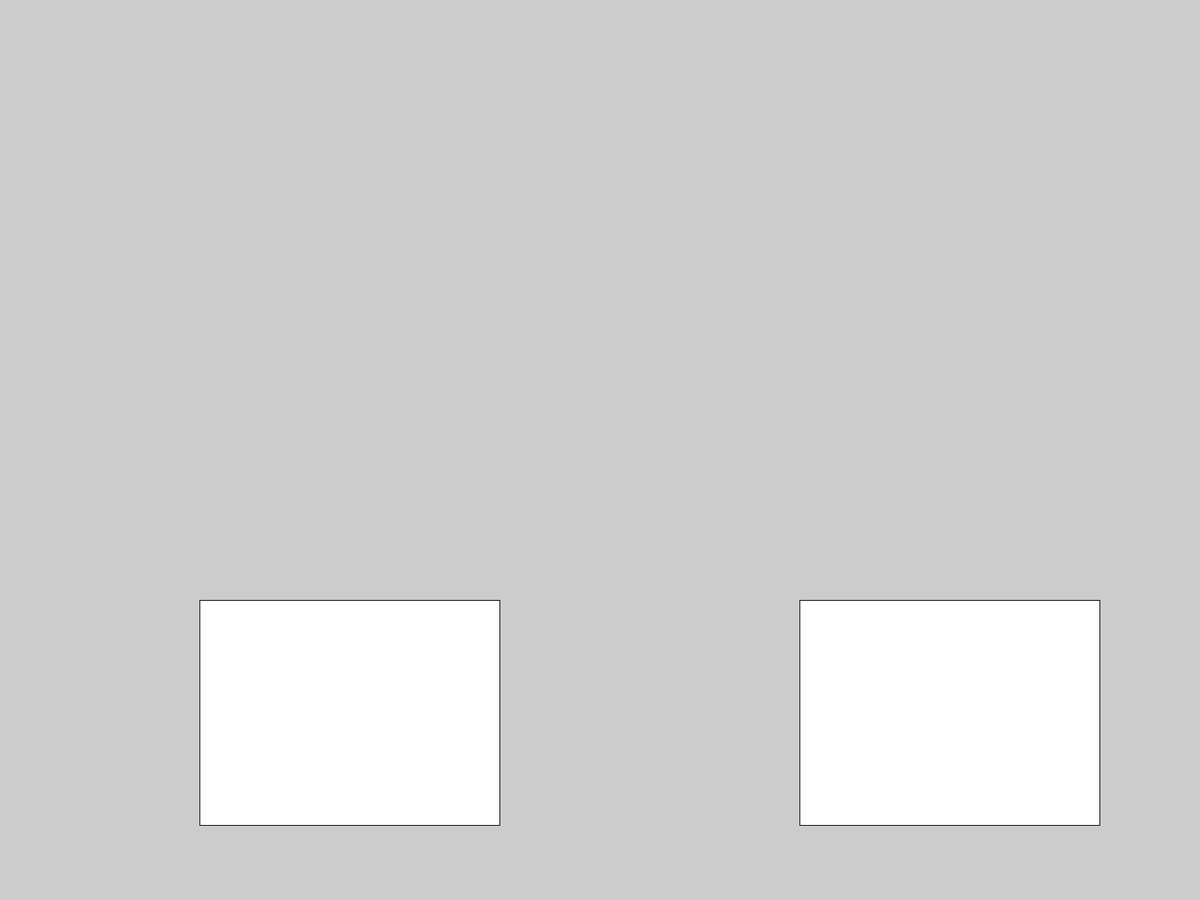
Frame 1 (no input)
Frame 60 (the mouse pressed at the canvas centre just before this capture): identical to frame 1, image omitted
Frame 120 (the mouse held since frame 60 and released just before this capture): identical to frame 1, image omitted

The Processing sketch that drew this single still picture (run headless with seeded random() and noise(); from frame 60 on, the mouse is pressed at the canvas centre):

// Processing sketch: DO_this_NOT_that
// ── DO_this_NOT_that.pde
//Global Varaibles
float buttonX1, buttonY1, buttonWidth1, buttonHeight1;
float buttonX2, buttonY2, buttonWidth2, buttonHeight2;
//
void setup()
{
  //Display Geometry
  //size ( 200, 300 );
  fullScreen();
  //Display Orientation : Landscape
  println (width, height, displayWidth, displayHeight); //Testing
  String ls="Landscape or Square", p="portrait", DO="Display Orientation:", instruct="Brooo turn your CELLULAR PHONE!";
  int appWidth = displayWidth;
  int appHeight = displayHeight;
  String orientation = ( appWidth >= appHeight ) ? ls : p ; //Ternary Operator
  println ( DO, orientation );
  if (orientation==ls) {
    println("Good to go!");
    println("App Geometry is:", appWidth, appHeight);
  } else {
    println(instruct);
    appWidth = appWidth*0;
    appHeight = appHeight*0;
  } 
  println(appWidth, appHeight);

  //
  //Population
  buttonX1 = appWidth*1/6;
  buttonY1 = appHeight*4/6; 
  buttonWidth1 = appWidth*1/4;
  buttonHeight1 = appHeight*1/4;
  buttonX2 = appWidth*2/3;
  buttonY2 = buttonY1;
  buttonWidth2 = buttonWidth1; 
  buttonHeight2 = buttonHeight1;
}
//End setup

void draw()
{
  rect(buttonX1, buttonY1, buttonWidth1, buttonHeight1); //DIV: "CLICK ME!"
  rect(buttonX2, buttonY2, buttonWidth2, buttonHeight2); //DIV: "ME PLEASE!"
  //rect(); //DIV: DISPLAY RECT
  //rect(); //DIV: DISPLAY CIRC
}
//End draw

void keyPressed()
{
}
//End keyPressed

void mousePressed()
{
}
//End mousePressed
